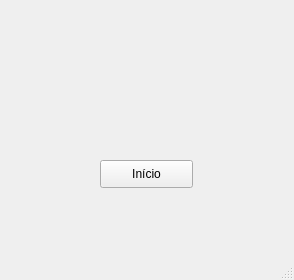
<?xml version="1.0" encoding="UTF-8"?>
<ui version="4.0">
 <class>MainWindow</class>
 <widget class="QMainWindow" name="MainWindow">
  <property name="geometry">
   <rect>
    <x>0</x>
    <y>0</y>
    <width>294</width>
    <height>280</height>
   </rect>
  </property>
  <property name="windowTitle">
   <string>MainWindow</string>
  </property>
  <widget class="QWidget" name="centralwidget">
   <widget class="QPushButton" name="pbStart">
    <property name="geometry">
     <rect>
      <x>100</x>
      <y>160</y>
      <width>93</width>
      <height>28</height>
     </rect>
    </property>
    <property name="text">
     <string>Início</string>
    </property>
   </widget>
  </widget>
  <widget class="QMenuBar" name="menubar">
   <property name="geometry">
    <rect>
     <x>0</x>
     <y>0</y>
     <width>294</width>
     <height>26</height>
    </rect>
   </property>
  </widget>
  <widget class="QStatusBar" name="statusbar"/>
 </widget>
 <resources/>
 <connections/>
</ui>
